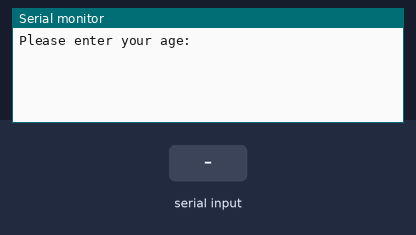
Bench run of a sketch on a simulated Arduino Uno, built with avr-gcc and run on an emulated ATmega328P. On the bench: the last lines printed to the serial monitor. The inputs (shaded band) are chosen by the test bench.

Above: at 1.2 s.
1.3 s: "90,45\n" received over Serial
At 2.1 s:
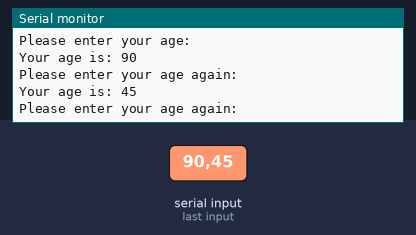
2.8 s: "30,150\n" received over Serial
At 4.5 s:
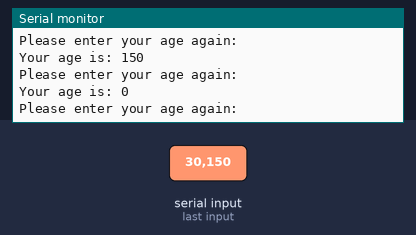
Timing chart, 0 to 6.0 s (numbered marks = the images above; inputs shaded):
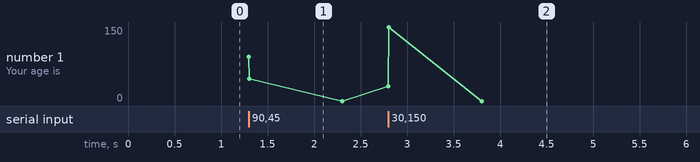

Measured:
- after the input at 1.3 s, the serial monitor: prints a new line at once (image 1)
- after the input at 2.8 s, the serial monitor: prints a new line at once (image 2)

The sketch:

lab2_3.ino.ino
```cpp
int age = 0;

void setup() {
    Serial.begin(115200);

    Serial.println("Please enter your age:");
}

void loop() {
    if (Serial.available() > 0) {
        age = Serial.parseInt();

        Serial.print("Your age is: ");
        Serial.println(age);

        Serial.println("Please enter your age again:");
    }
}
```
